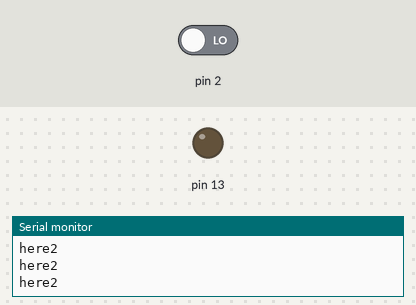
The sketch below on a simulated Arduino Uno, built with avr-gcc and run on an emulated ATmega328P. Shown: output pins drawn as LEDs (lit = HIGH), the last lines printed to the serial monitor. The inputs (shaded band) are chosen by the test bench; at power-on: pin 2 LOW.

Above: at 1.8 s.
1.9 s: pin 2 driven HIGH
At 3.1 s:
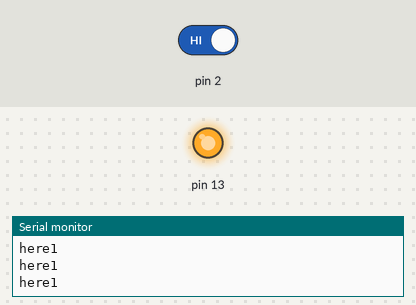
Timing chart, 0 to 4.9 s (numbered marks = the images above; inputs shaded):
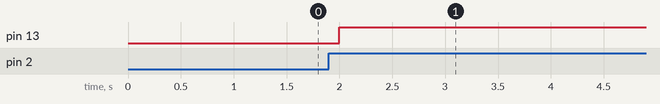

Measured:
- after the input at 1.9 s, pin 13: LOW → HIGH after 0.10 s

The sketch:

start_button.ino
```cpp
int d=2;   // to store on or off value
int button_count = 0;

void setup(){
  Serial.begin(115200);
  pinMode(2,INPUT);
pinMode(13,OUTPUT);

}
void loop()
{
d=digitalRead(2);

if (d==1){
  button_count = button_count +1;
}

if(button_count>0)
{digitalWrite(13,HIGH);
Serial.println("here1");}
else
{digitalWrite(13,LOW);
Serial.println("here2");}
delay(500);
}
```
